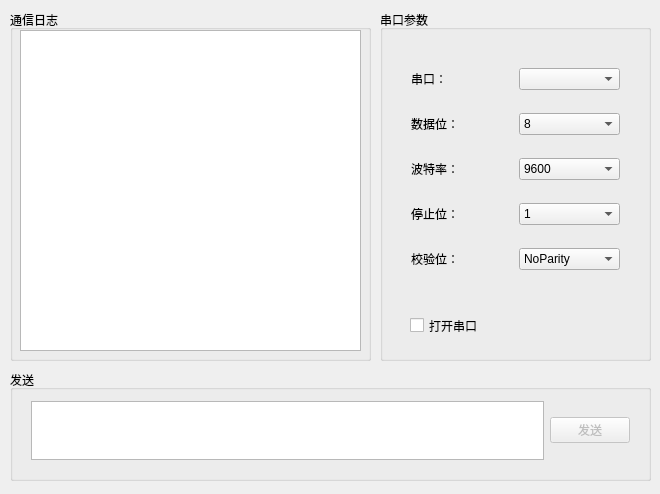
<?xml version="1.0" encoding="UTF-8"?>
<ui version="4.0">
 <class>MainWindow</class>
 <widget class="QMainWindow" name="MainWindow">
  <property name="geometry">
   <rect>
    <x>0</x>
    <y>0</y>
    <width>660</width>
    <height>494</height>
   </rect>
  </property>
  <property name="windowTitle">
   <string>Qt串口通信</string>
  </property>
  <widget class="QWidget" name="centralWidget">
   <widget class="QGroupBox" name="groupBox">
    <property name="geometry">
     <rect>
      <x>10</x>
      <y>10</y>
      <width>361</width>
      <height>351</height>
     </rect>
    </property>
    <property name="title">
     <string>通信日志</string>
    </property>
    <widget class="QTextBrowser" name="comLog">
     <property name="geometry">
      <rect>
       <x>10</x>
       <y>20</y>
       <width>341</width>
       <height>321</height>
      </rect>
     </property>
    </widget>
   </widget>
   <widget class="QGroupBox" name="groupBox_2">
    <property name="geometry">
     <rect>
      <x>380</x>
      <y>10</y>
      <width>271</width>
      <height>351</height>
     </rect>
    </property>
    <property name="title">
     <string>串口参数</string>
    </property>
    <widget class="QCheckBox" name="openCom">
     <property name="geometry">
      <rect>
       <x>30</x>
       <y>300</y>
       <width>131</width>
       <height>31</height>
      </rect>
     </property>
     <property name="text">
      <string>打开串口</string>
     </property>
    </widget>
    <widget class="QWidget" name="">
     <property name="geometry">
      <rect>
       <x>20</x>
       <y>30</y>
       <width>231</width>
       <height>261</height>
      </rect>
     </property>
     <layout class="QVBoxLayout" name="verticalLayout">
      <item>
       <layout class="QHBoxLayout" name="horizontalLayout">
        <item>
         <widget class="QLabel" name="label">
          <property name="text">
           <string>串口：</string>
          </property>
         </widget>
        </item>
        <item>
         <widget class="QComboBox" name="portName"/>
        </item>
       </layout>
      </item>
      <item>
       <layout class="QHBoxLayout" name="horizontalLayout_5">
        <item>
         <widget class="QLabel" name="label_5">
          <property name="text">
           <string>数据位：</string>
          </property>
         </widget>
        </item>
        <item>
         <widget class="QComboBox" name="dataBits">
          <item>
           <property name="text">
            <string>8</string>
           </property>
          </item>
          <item>
           <property name="text">
            <string>7</string>
           </property>
          </item>
          <item>
           <property name="text">
            <string>6</string>
           </property>
          </item>
          <item>
           <property name="text">
            <string>5</string>
           </property>
          </item>
         </widget>
        </item>
       </layout>
      </item>
      <item>
       <layout class="QHBoxLayout" name="horizontalLayout_2">
        <item>
         <widget class="QLabel" name="label_2">
          <property name="text">
           <string>波特率：</string>
          </property>
         </widget>
        </item>
        <item>
         <widget class="QComboBox" name="baudRate">
          <item>
           <property name="text">
            <string>9600</string>
           </property>
          </item>
          <item>
           <property name="text">
            <string>4800</string>
           </property>
          </item>
          <item>
           <property name="text">
            <string>19200</string>
           </property>
          </item>
          <item>
           <property name="text">
            <string>38400</string>
           </property>
          </item>
         </widget>
        </item>
       </layout>
      </item>
      <item>
       <layout class="QHBoxLayout" name="horizontalLayout_4">
        <item>
         <widget class="QLabel" name="label_4">
          <property name="text">
           <string>停止位：</string>
          </property>
         </widget>
        </item>
        <item>
         <widget class="QComboBox" name="stopBits">
          <item>
           <property name="text">
            <string>1</string>
           </property>
          </item>
          <item>
           <property name="text">
            <string>2</string>
           </property>
          </item>
         </widget>
        </item>
       </layout>
      </item>
      <item>
       <layout class="QHBoxLayout" name="horizontalLayout_3">
        <item>
         <widget class="QLabel" name="label_3">
          <property name="text">
           <string>校验位：</string>
          </property>
         </widget>
        </item>
        <item>
         <widget class="QComboBox" name="parity">
          <item>
           <property name="text">
            <string>NoParity</string>
           </property>
          </item>
          <item>
           <property name="text">
            <string>EvenParity</string>
           </property>
          </item>
          <item>
           <property name="text">
            <string>OddParity</string>
           </property>
          </item>
         </widget>
        </item>
       </layout>
      </item>
     </layout>
    </widget>
   </widget>
   <widget class="QGroupBox" name="groupBox_3">
    <property name="geometry">
     <rect>
      <x>10</x>
      <y>370</y>
      <width>641</width>
      <height>111</height>
     </rect>
    </property>
    <property name="title">
     <string>发送</string>
    </property>
    <widget class="QWidget" name="">
     <property name="geometry">
      <rect>
       <x>10</x>
       <y>20</y>
       <width>621</width>
       <height>81</height>
      </rect>
     </property>
     <layout class="QHBoxLayout" name="horizontalLayout_6">
      <item>
       <widget class="QTextEdit" name="message"/>
      </item>
      <item>
       <widget class="QPushButton" name="btnSend">
        <property name="enabled">
         <bool>false</bool>
        </property>
        <property name="text">
         <string>发送</string>
        </property>
       </widget>
      </item>
     </layout>
    </widget>
    <zorder>message</zorder>
    <zorder>message</zorder>
    <zorder>btnSend</zorder>
   </widget>
  </widget>
 </widget>
 <layoutdefault spacing="6" margin="11"/>
 <resources/>
 <connections/>
</ui>
